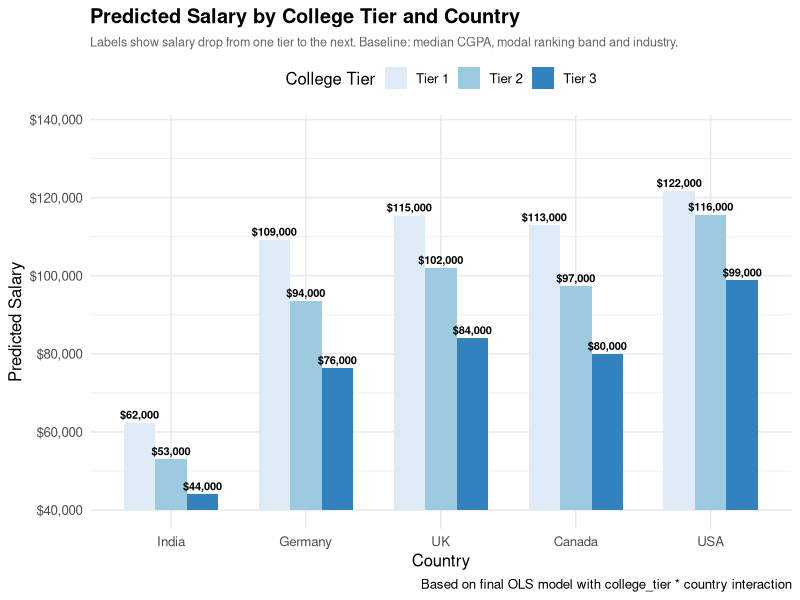
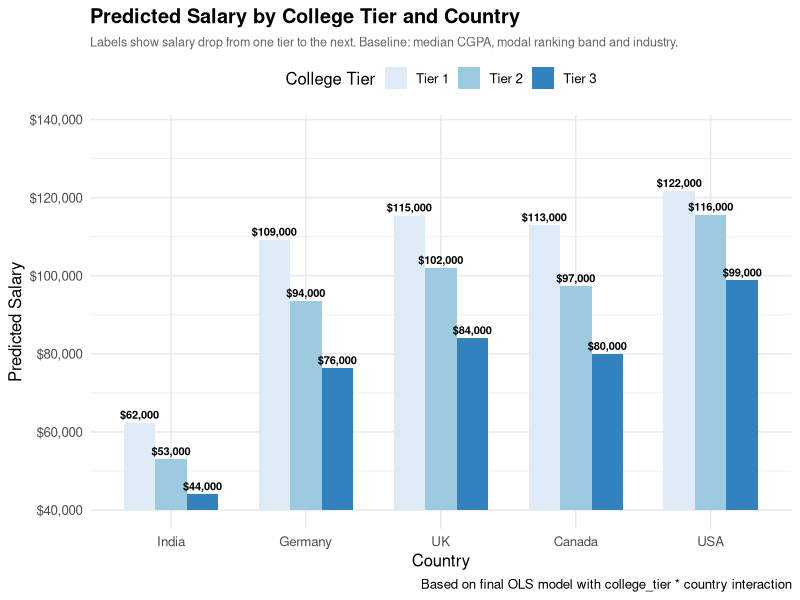

These charts were generated, in order, by the following R code: (Note: this script raises an error after producing the figures.)
library(tidyverse)
library(scales)

country_tier_predictions <- read_csv(
  "output/tables/final_model_predicted_salary_by_country_tier.csv"
) %>%
  mutate(
    college_tier = factor(college_tier, levels = c("Tier 1", "Tier 2", "Tier 3")),
    country      = factor(country, levels = c("India", "Germany", "UK", "Canada", "USA"))
  )

# Calculate midpoints and gaps between adjacent tiers for each country
# gap_labels <- country_tier_predictions %>%
#   arrange(country, college_tier) %>%
#   group_by(country) %>%
#   mutate(
#     next_salary = lead(predicted_salary),
#     next_tier   = lead(college_tier),
#     midpoint    = (predicted_salary + next_salary) / 2,
#     gap_label   = ifelse(!is.na(next_salary),
#                          paste0("-", dollar(predicted_salary - next_salary, accuracy = 1000)),
#                          NA)
#   ) %>%
#   filter(!is.na(gap_label))

# Compute dodge positions manually so gap arrows sit between correct bars
# dodge_positions <- tibble(
#   college_tier = factor(c("Tier 1", "Tier 2", "Tier 3"),
#                         levels = c("Tier 1", "Tier 2", "Tier 3")),
#   x_offset     = c(-0.233, 0, 0.233)   # matches position_dodge(width = 0.7)
# )
# 
# gap_labels <- gap_labels %>%
#   left_join(dodge_positions, by = "college_tier") %>%
#   mutate(
#     next_x_offset = x_offset + 0.233,
#     label_x       = as.numeric(country) + (x_offset + next_x_offset) / 2
#   )

ggplot(country_tier_predictions,
       aes(x = country, y = predicted_salary, fill = college_tier)) +
  geom_bar(stat = "identity", position = position_dodge(width = 0.7), width = 0.7) +
  
  # Salary labels on top of each bar
  geom_text(
    aes(label = dollar(predicted_salary, accuracy = 1000)),
    position = position_dodge(width = 0.7),
    vjust = -0.5, size = 2.8, fontface = "bold"
  ) +
  
  # Gap labels between adjacent tiers
  # geom_label(
  #   data = gap_labels,
  #   aes(x = label_x, y = midpoint, label = gap_label),
  #   inherit.aes = FALSE,
  #   size = 2.8, fill = "white", color = "firebrick",
  #   fontface = "bold", label.size = 0.3
  # ) +
  
  scale_y_continuous(
    labels = dollar_format(),
    limits = c(40000, max(country_tier_predictions$predicted_salary) * 1.12),
    oob    = scales::squish   # clips bars cleanly at $40k floor
  ) +
  scale_fill_brewer(palette = "Blues") +
  coord_cartesian(ylim = c(40000, max(country_tier_predictions$predicted_salary) * 1.12)) +
  labs(
    title    = "Predicted Salary by College Tier and Country",
    subtitle = "Labels show salary drop from one tier to the next. Baseline: median CGPA, modal ranking band and industry.",
    x        = "Country",
    y        = "Predicted Salary",
    fill     = "College Tier",
    caption  = "Based on final OLS model with college_tier * country interaction"
  ) +
  theme_minimal(base_size = 12) +
  theme(
    plot.title    = element_text(face = "bold"),
    plot.subtitle = element_text(color = "grey40", size = 9),
    legend.position = "top"
  )

ggsave("output/figures/predicted_salary_tier_country_gaps.png", width = 13, height = 7, dpi = 150)


country_specialization_predictions <- read_csv(
  "output/tables/final_model_predicted_salary_by_country_specialization.csv"
) %>%
  mutate(
    specialization = factor(specialization,
                            levels = c("AI/ML", "Cloud", "Core CS", 
                                       "Cybersecurity", "Data Science")),
    country        = factor(country, 
                            levels = c("India", "Germany", "UK", "Canada", "USA"))
  )

# Calculate gaps between adjacent specializations within each country
# gap_labels <- country_specialization_predictions %>%
#   arrange(country, specialization) %>%
#   group_by(country) %>%
#   mutate(
#     next_salary = lead(predicted_salary),
#     next_spec   = lead(specialization),
#     midpoint    = (predicted_salary + next_salary) / 2,
#     gap_label   = ifelse(!is.na(next_salary),
#                          paste0(ifelse(predicted_salary - next_salary >= 0, "-", "+"),
#                                 dollar(abs(predicted_salary - next_salary), accuracy = 1000)),
#                          NA)
#   ) %>%
#   filter(!is.na(gap_label))
# 
# # Dodge positions for 5 specializations
# n_specs    <- 5
# bar_width  <- 0.7
# spec_offsets <- seq(-bar_width/2 + bar_width/(2*n_specs),
#                     bar_width/2 - bar_width/(2*n_specs),
#                     length.out = n_specs)
# 
# dodge_positions <- tibble(
#   specialization = factor(c("AI/ML", "Cloud", "Core CS", "Cybersecurity", "Data Science"),
#                           levels = c("AI/ML", "Cloud", "Core CS", 
#                                      "Cybersecurity", "Data Science")),
#   x_offset = spec_offsets
# )
# 
# gap_labels <- gap_labels %>%
#   left_join(dodge_positions, by = "specialization") %>%
#   mutate(
#     next_x_offset = x_offset + diff(spec_offsets)[1],
#     label_x       = as.numeric(country) + (x_offset + next_x_offset) / 2
#   )

ggplot(country_specialization_predictions,
       aes(x = country, y = predicted_salary, fill = specialization)) +
  geom_bar(stat = "identity", position = position_dodge(width = bar_width), 
           width = bar_width) +
  
  # Salary labels on top of each bar
  geom_text(
    aes(label = dollar(predicted_salary, accuracy = 1000)),
    position = position_dodge(width = bar_width),
    vjust = -0.5, size = 2.4, fontface = "bold"
  ) +
  
  # Gap labels between adjacent specializations
  # geom_label(
  #   data = gap_labels,
  #   aes(x = label_x, y = midpoint, label = gap_label),
  #   inherit.aes = FALSE,
  #   size = 2.2, fill = "white", color = "firebrick",
  #   fontface = "bold", label.size = 0.3
  # ) +
 
  scale_y_continuous(
    labels = dollar_format(),
    limits = c(40000, max(country_specialization_predictions$predicted_salary) * 1.12),
    oob    = scales::squish
  ) +
  scale_fill_brewer(palette = "Blues") +
  coord_cartesian(
    ylim = c(40000, max(country_specialization_predictions$predicted_salary) * 1.12)
  ) +
  labs(
    title    = "Predicted Salary by Specialization and Country",
    subtitle = "Labels show salary difference between adjacent specializations. Baseline: Tier 1, median CGPA, modal ranking band and industry.",
    x        = "Country",
    y        = "Predicted Salary",
    fill     = "Specialization",
    caption  = "Based on final OLS model with country * specialization interaction"
  ) +
  theme_minimal(base_size = 12) +
  theme(
    plot.title    = element_text(face = "bold"),
    plot.subtitle = element_text(color = "grey40", size = 9),
    legend.position = "top"
  )

ggsave("output/figures/predicted_salary_specialization_country_gaps.png", 
       width = 15, height = 7, dpi = 150)
